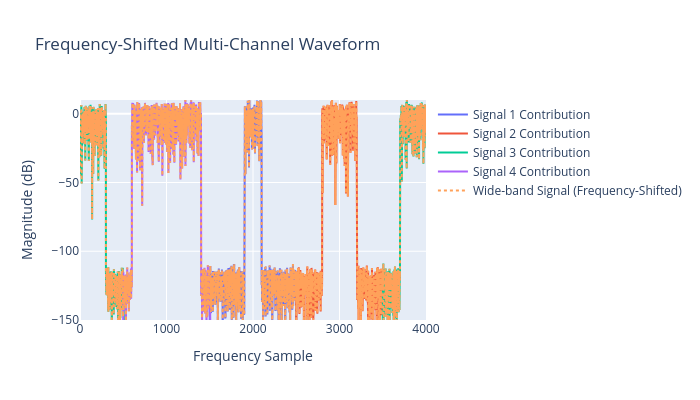

This figure's notebook cell:
### Code cell
fig = go.Figure()
fig.add_trace(go.Scatter(y=20*np.log10(np.abs(x_f_1_shifted)), mode='lines', name=f'Signal 1 Contribution'))    
fig.add_trace(go.Scatter(y=20*np.log10(np.abs(x_f_2_shifted)), mode='lines', name=f'Signal 2 Contribution'))    
fig.add_trace(go.Scatter(y=20*np.log10(np.abs(x_f_3_shifted)), mode='lines', name=f'Signal 3 Contribution'))    
fig.add_trace(go.Scatter(y=20*np.log10(np.abs(x_f_4_shifted)), mode='lines', name=f'Signal 4 Contribution'))
fig.add_trace(go.Scatter(y=20*np.log10(np.abs(x_f_total_shifted)), mode='lines', name=f'Wide-band Signal (Frequency-Shifted)', line=dict(dash="dot")))   
fig.update_layout(width=700,height=400, title='Frequency-Shifted Multi-Channel Waveform', xaxis_title='Frequency Sample', yaxis_title='Magnitude (dB)',
                  xaxis_range=[0, 4000], yaxis_range=[-150, 10])

### Figure 1 — Plotly figure (JSON) as saved in the notebook; plotly's stock layout.template omitted (floating-point values rounded to 4 significant figures; data arrays with more than 128 entries replaced by an {"elided": "..."} marker saying what was removed)
{"data": [{"mode": "lines", "name": "Signal 1 Contribution", "type": "scatter", "y": {"elided": "4000 float values"}}, {"mode": "lines", "name": "Signal 2 Contribution", "type": "scatter", "y": {"elided": "4000 float values"}}, {"mode": "lines", "name": "Signal 3 Contribution", "type": "scatter", "y": {"elided": "4000 float values"}}, {"mode": "lines", "name": "Signal 4 Contribution", "type": "scatter", "y": {"elided": "4000 float values"}}, {"line": {"dash": "dot"}, "mode": "lines", "name": "Wide-band Signal (Frequency-Shifted)", "type": "scatter", "y": {"elided": "4000 float values"}}], "layout": {"height": 400, "title": {"text": "Frequency-Shifted Multi-Channel Waveform"}, "width": 700, "xaxis": {"range": [0, 4000], "title": {"text": "Frequency Sample"}}, "yaxis": {"range": [-150, 10], "title": {"text": "Magnitude (dB)"}}}}
